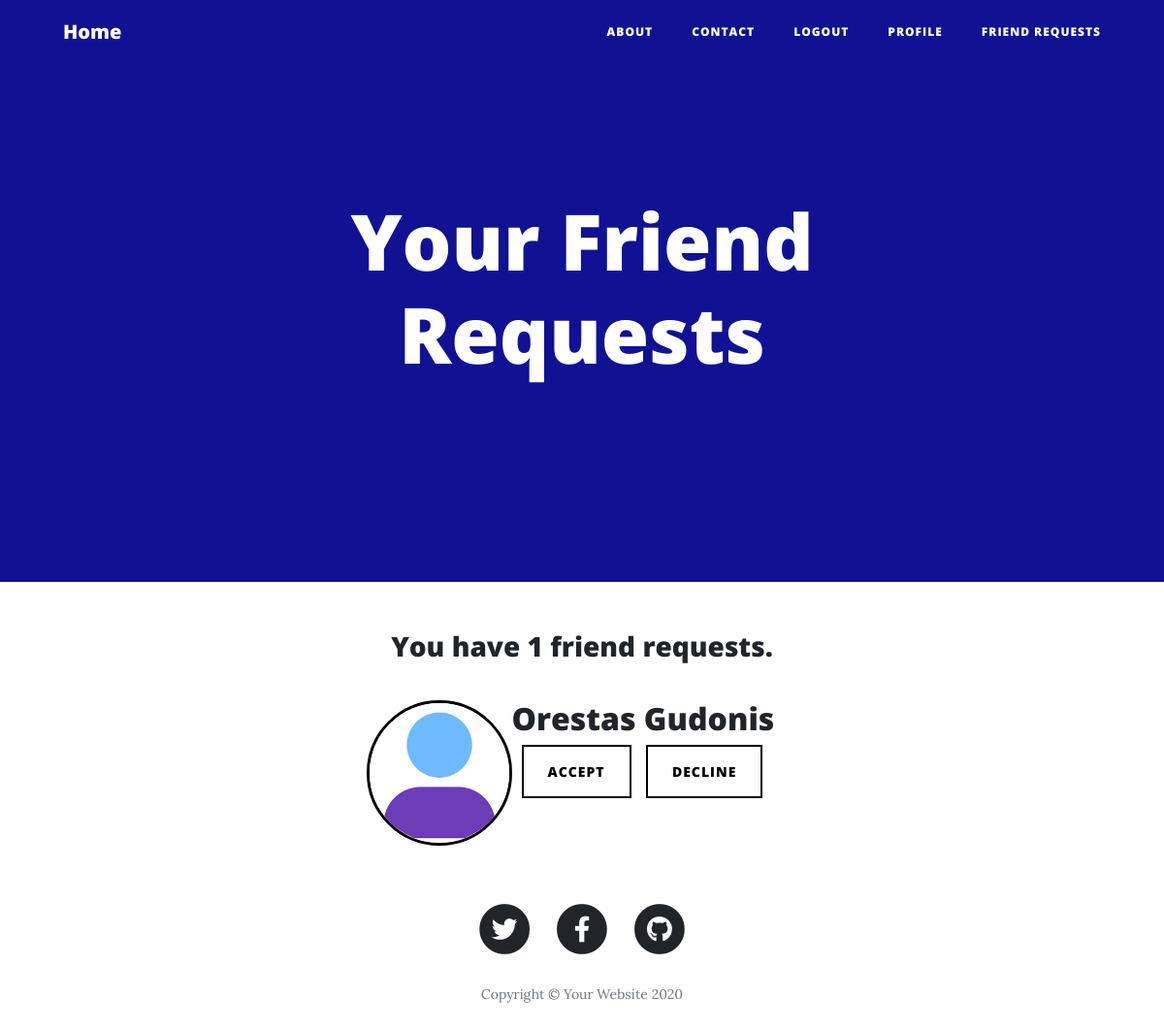
/profile/friend_requests (signed in), run on the app's committed database.
### main.py (models this page shows, shortened)
class FriendRequests(db.Model):
    __tablename__ = "requests"
    id = db.Column(db.Integer, primary_key=True)
    requested_id = db.Column(db.Integer, db.ForeignKey("users.id"), nullable=False)
    addressed_id = db.Column(db.Integer, nullable=False)
    user_request = db.relationship("User", back_populates="requests")

class User(UserMixin, db.Model):
    __tablename__ = "users"
    id = db.Column(db.Integer, primary_key=True)
    email = db.Column(db.String(100), unique=True)
    password = db.Column(db.String(100))
    name = db.Column(db.String(1000))
    posts = db.relationship("BlogPost", back_populates="author")
    comments = db.relationship("Comments", back_populates="comment_author")
    movies = db.relationship("Movies", back_populates="movie_user")
    friends = db.relationship("Friends", back_populates="requested_user")
    about = db.Column(db.Text, nullable=True)
    profile_image = db.Column(db.String(100))
    requests = db.relationship("FriendRequests", back_populates="user_request")
    liked_posts = db.relationship("PostLikes", back_populates="user")

### main.py (the view)
@app.route('/profile/friend_requests')
@login_required
def friend_requests():
    all_requests = FriendRequests.query.filter_by(addressed_id=current_user.id)
    request_count = 0
    for _ in all_requests:
        request_count += 1
    print(request_count)
    return render_template('requests.html', requests=all_requests, request_count=request_count)

### main.py (called while the page is built)
@login_manager.user_loader
def load_user(user_id):
    return User.query.get(int(user_id))

### templates/requests.html
{% include "header.html" %}
  <header class="masthead" style="background: blue">
    <div class="overlay"></div>
    <div class="container">
      <div class="row">
        <div class="col-lg-8 col-md-10 mx-auto">
          <div class="page-heading">
            <h1>Your Friend Requests</h1>
          </div>
        </div>
      </div>
    </div>
  </header>
{% if request_count == 0  %}
      <h2 style="text-align: center;">You don't have any friend requests.</h2>
    {% else %}
    <h3 style="text-align: center;">You have {{ request_count }} friend requests.</h3><br>
  <div class="container">
    <div class="row justify-content-md-center">
    {% for request in requests %}
      <div class="col-5" style="padding-bottom: 10px">
          <a><img width="150px" height="150px" style="border: 3px solid black; float: left;  border-radius: 50%;  object-fit: cover;" src="{{ url_for('static', filename='img/' + request.user_request.profile_image) }}"></a>
          <a href="{{ url_for('users_profile', user_id=request.user_request.id) }}"><h2> {{ request.user_request.name }} </h2></a>
          <a href="{{ url_for('accept_friend', requested_id=request.user_request.id, requested_name=request.user_request.name, request_id=request.id) }}" class="btn btn-outline-success" style="border: 2px solid black;  z-index: 1; margin-left: 10px; color: black;">Accept</a>
          <a href="{{ url_for('decline_friend', request_id=request.id) }}" class="btn btn-outline-danger" style="border: 2px solid black;  z-index: 1; margin-left: 10px; color: black;">Decline</a>
      </div>
    {% endfor %}
    {% endif %}
  </div>
</div>
  {% include "footer.html" %}

### data on the page
FriendRequests: profile_image (picture), user_request.name "Orestas Gudonis"

### other printed values
{{ request_count }} "1"
